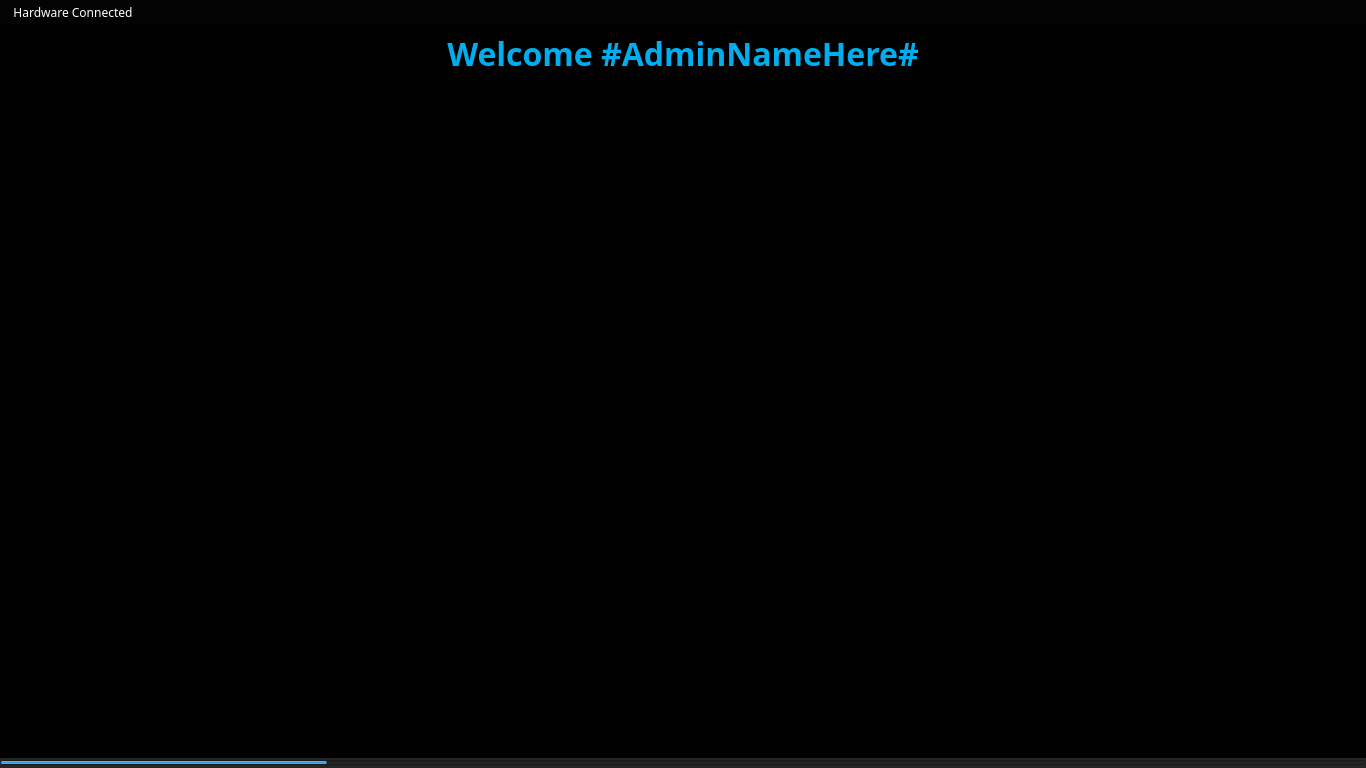
<?xml version="1.0" encoding="UTF-8"?>
<ui version="4.0">
 <class>adminscreen</class>
 <widget class="QWidget" name="adminscreen">
  <property name="geometry">
   <rect>
    <x>0</x>
    <y>0</y>
    <width>1366</width>
    <height>768</height>
   </rect>
  </property>
  <property name="sizePolicy">
   <sizepolicy hsizetype="Expanding" vsizetype="Expanding">
    <horstretch>0</horstretch>
    <verstretch>0</verstretch>
   </sizepolicy>
  </property>
  <property name="windowTitle">
   <string>Form</string>
  </property>
  <property name="styleSheet">
   <string notr="true">background-color: rgb(0, 0, 0);
</string>
  </property>
  <layout class="QGridLayout" name="gridLayout_3">
   <property name="leftMargin">
    <number>0</number>
   </property>
   <property name="topMargin">
    <number>0</number>
   </property>
   <property name="rightMargin">
    <number>0</number>
   </property>
   <property name="bottomMargin">
    <number>0</number>
   </property>
   <property name="spacing">
    <number>0</number>
   </property>
   <item row="1" column="0">
    <widget class="QFrame" name="frame_3">
     <property name="sizePolicy">
      <sizepolicy hsizetype="Preferred" vsizetype="Fixed">
       <horstretch>0</horstretch>
       <verstretch>0</verstretch>
      </sizepolicy>
     </property>
     <property name="frameShape">
      <enum>QFrame::NoFrame</enum>
     </property>
     <property name="frameShadow">
      <enum>QFrame::Plain</enum>
     </property>
     <property name="lineWidth">
      <number>0</number>
     </property>
     <layout class="QGridLayout" name="gridLayout_6">
      <property name="leftMargin">
       <number>0</number>
      </property>
      <property name="topMargin">
       <number>10</number>
      </property>
      <property name="rightMargin">
       <number>0</number>
      </property>
      <property name="bottomMargin">
       <number>10</number>
      </property>
      <property name="spacing">
       <number>0</number>
      </property>
      <item row="0" column="0">
       <widget class="QLabel" name="instructionLabel">
        <property name="sizePolicy">
         <sizepolicy hsizetype="Preferred" vsizetype="Fixed">
          <horstretch>0</horstretch>
          <verstretch>0</verstretch>
         </sizepolicy>
        </property>
        <property name="minimumSize">
         <size>
          <width>0</width>
          <height>38</height>
         </size>
        </property>
        <property name="maximumSize">
         <size>
          <width>16777215</width>
          <height>38</height>
         </size>
        </property>
        <property name="font">
         <font>
          <family>Century Gothic</family>
          <pointsize>24</pointsize>
          <weight>75</weight>
          <bold>true</bold>
         </font>
        </property>
        <property name="styleSheet">
         <string notr="true">color: rgb(0, 174, 239);
background-color: rgb(0, 0, 0);</string>
        </property>
        <property name="lineWidth">
         <number>0</number>
        </property>
        <property name="text">
         <string>Welcome #AdminNameHere#</string>
        </property>
        <property name="alignment">
         <set>Qt::AlignCenter</set>
        </property>
       </widget>
      </item>
     </layout>
    </widget>
   </item>
   <item row="2" column="0">
    <widget class="QFrame" name="frame">
     <property name="minimumSize">
      <size>
       <width>0</width>
       <height>200</height>
      </size>
     </property>
     <property name="frameShape">
      <enum>QFrame::NoFrame</enum>
     </property>
     <property name="frameShadow">
      <enum>QFrame::Plain</enum>
     </property>
     <layout class="QGridLayout" name="gridLayout_4">
      <property name="spacing">
       <number>0</number>
      </property>
      <item row="1" column="0">
       <spacer name="verticalSpacer">
        <property name="orientation">
         <enum>Qt::Vertical</enum>
        </property>
        <property name="sizeType">
         <enum>QSizePolicy::Fixed</enum>
        </property>
        <property name="sizeHint" stdset="0">
         <size>
          <width>20</width>
          <height>40</height>
         </size>
        </property>
       </spacer>
      </item>
      <item row="0" column="0">
       <widget class="QFrame" name="AdminMenu">
        <property name="sizePolicy">
         <sizepolicy hsizetype="Fixed" vsizetype="Fixed">
          <horstretch>0</horstretch>
          <verstretch>0</verstretch>
         </sizepolicy>
        </property>
        <property name="font">
         <font>
          <family>Century Gothic</family>
         </font>
        </property>
        <property name="styleSheet">
         <string notr="true">background: rgba(255, 255, 255, 0);</string>
        </property>
        <layout class="QGridLayout" name="gridLayout_2">
         <item row="1" column="2">
          <widget class="QPushButton" name="customer">
           <property name="sizePolicy">
            <sizepolicy hsizetype="Fixed" vsizetype="Fixed">
             <horstretch>0</horstretch>
             <verstretch>0</verstretch>
            </sizepolicy>
           </property>
           <property name="minimumSize">
            <size>
             <width>154</width>
             <height>154</height>
            </size>
           </property>
           <property name="toolTip">
            <string>&lt;html&gt;&lt;head/&gt;&lt;body&gt;&lt;p&gt;Customer Settings&lt;/p&gt;&lt;/body&gt;&lt;/html&gt;</string>
           </property>
           <property name="styleSheet">
            <string notr="true">background: rgba(255, 255, 255, 0);
background-image: url(:/images/images/customer.svg);</string>
           </property>
           <property name="text">
            <string/>
           </property>
           <property name="flat">
            <bool>true</bool>
           </property>
          </widget>
         </item>
         <item row="2" column="2">
          <widget class="QPushButton" name="cabinet">
           <property name="sizePolicy">
            <sizepolicy hsizetype="Fixed" vsizetype="Fixed">
             <horstretch>0</horstretch>
             <verstretch>0</verstretch>
            </sizepolicy>
           </property>
           <property name="minimumSize">
            <size>
             <width>154</width>
             <height>154</height>
            </size>
           </property>
           <property name="styleSheet">
            <string notr="true">background: rgba(255, 255, 255, 0);
background-image: url(:/images/images/cabinet.svg);</string>
           </property>
           <property name="text">
            <string/>
           </property>
           <property name="flat">
            <bool>true</bool>
           </property>
          </widget>
         </item>
         <item row="1" column="3">
          <widget class="QPushButton" name="employees">
           <property name="sizePolicy">
            <sizepolicy hsizetype="Fixed" vsizetype="Fixed">
             <horstretch>0</horstretch>
             <verstretch>0</verstretch>
            </sizepolicy>
           </property>
           <property name="minimumSize">
            <size>
             <width>154</width>
             <height>154</height>
            </size>
           </property>
           <property name="styleSheet">
            <string notr="true">background: rgba(255, 255, 255, 0);
background-image: url(:/images/images/employees.svg);</string>
           </property>
           <property name="text">
            <string/>
           </property>
           <property name="flat">
            <bool>true</bool>
           </property>
          </widget>
         </item>
         <item row="1" column="5">
          <widget class="QPushButton" name="email">
           <property name="sizePolicy">
            <sizepolicy hsizetype="Fixed" vsizetype="Fixed">
             <horstretch>0</horstretch>
             <verstretch>0</verstretch>
            </sizepolicy>
           </property>
           <property name="minimumSize">
            <size>
             <width>154</width>
             <height>154</height>
            </size>
           </property>
           <property name="styleSheet">
            <string notr="true">background: rgba(255, 255, 255, 0);
background-image: url(:/images/images/email.svg);</string>
           </property>
           <property name="text">
            <string/>
           </property>
           <property name="flat">
            <bool>true</bool>
           </property>
          </widget>
         </item>
         <item row="2" column="4">
          <widget class="QPushButton" name="database">
           <property name="sizePolicy">
            <sizepolicy hsizetype="Fixed" vsizetype="Fixed">
             <horstretch>0</horstretch>
             <verstretch>0</verstretch>
            </sizepolicy>
           </property>
           <property name="minimumSize">
            <size>
             <width>154</width>
             <height>154</height>
            </size>
           </property>
           <property name="styleSheet">
            <string notr="true">background: rgba(255, 255, 255, 0);
background-image: url(:/images/images/database.svg);</string>
           </property>
           <property name="text">
            <string/>
           </property>
           <property name="flat">
            <bool>true</bool>
           </property>
          </widget>
         </item>
         <item row="2" column="3">
          <widget class="QPushButton" name="dashboard">
           <property name="sizePolicy">
            <sizepolicy hsizetype="Fixed" vsizetype="Fixed">
             <horstretch>0</horstretch>
             <verstretch>0</verstretch>
            </sizepolicy>
           </property>
           <property name="minimumSize">
            <size>
             <width>154</width>
             <height>154</height>
            </size>
           </property>
           <property name="styleSheet">
            <string notr="true">background: rgba(255, 255, 255, 0);
background-image: url(:/images/images/dashboard.svg);</string>
           </property>
           <property name="text">
            <string/>
           </property>
           <property name="flat">
            <bool>true</bool>
           </property>
          </widget>
         </item>
         <item row="2" column="5">
          <widget class="QPushButton" name="tail">
           <property name="sizePolicy">
            <sizepolicy hsizetype="Fixed" vsizetype="Fixed">
             <horstretch>0</horstretch>
             <verstretch>0</verstretch>
            </sizepolicy>
           </property>
           <property name="minimumSize">
            <size>
             <width>154</width>
             <height>154</height>
            </size>
           </property>
           <property name="styleSheet">
            <string notr="true">background: rgba(255, 255, 255, 0);
background-image: url(:/images/images/tail.png);



</string>
           </property>
           <property name="text">
            <string/>
           </property>
           <property name="flat">
            <bool>true</bool>
           </property>
          </widget>
         </item>
         <item row="1" column="1">
          <widget class="QPushButton" name="logOut">
           <property name="sizePolicy">
            <sizepolicy hsizetype="Fixed" vsizetype="Fixed">
             <horstretch>154</horstretch>
             <verstretch>154</verstretch>
            </sizepolicy>
           </property>
           <property name="minimumSize">
            <size>
             <width>154</width>
             <height>154</height>
            </size>
           </property>
           <property name="styleSheet">
            <string notr="true">background: rgba(255, 255, 255, 0);
background-image: url(:/images/images/logout.svg);</string>
           </property>
           <property name="text">
            <string/>
           </property>
           <property name="flat">
            <bool>true</bool>
           </property>
          </widget>
         </item>
         <item row="1" column="4">
          <widget class="QPushButton" name="tools">
           <property name="sizePolicy">
            <sizepolicy hsizetype="Fixed" vsizetype="Fixed">
             <horstretch>0</horstretch>
             <verstretch>0</verstretch>
            </sizepolicy>
           </property>
           <property name="minimumSize">
            <size>
             <width>154</width>
             <height>154</height>
            </size>
           </property>
           <property name="styleSheet">
            <string notr="true">background: rgba(255, 255, 255, 0);
background-image: url(:/images/images/tools.svg);</string>
           </property>
           <property name="text">
            <string/>
           </property>
           <property name="flat">
            <bool>true</bool>
           </property>
          </widget>
         </item>
         <item row="2" column="1">
          <widget class="QPushButton" name="system">
           <property name="sizePolicy">
            <sizepolicy hsizetype="Fixed" vsizetype="Fixed">
             <horstretch>0</horstretch>
             <verstretch>0</verstretch>
            </sizepolicy>
           </property>
           <property name="minimumSize">
            <size>
             <width>154</width>
             <height>154</height>
            </size>
           </property>
           <property name="styleSheet">
            <string notr="true">background: rgba(255, 255, 255, 0);
background-image: url(:/images/images/system.svg);</string>
           </property>
           <property name="text">
            <string/>
           </property>
           <property name="flat">
            <bool>true</bool>
           </property>
          </widget>
         </item>
        </layout>
       </widget>
      </item>
      <item row="2" column="0">
       <widget class="QFrame" name="frame_2">
        <property name="sizePolicy">
         <sizepolicy hsizetype="Preferred" vsizetype="Fixed">
          <horstretch>0</horstretch>
          <verstretch>0</verstretch>
         </sizepolicy>
        </property>
        <property name="minimumSize">
         <size>
          <width>0</width>
          <height>100</height>
         </size>
        </property>
        <property name="frameShape">
         <enum>QFrame::NoFrame</enum>
        </property>
        <property name="frameShadow">
         <enum>QFrame::Plain</enum>
        </property>
        <layout class="QGridLayout" name="gridLayout_5">
         <item row="0" column="0">
          <widget class="QFrame" name="SystemToolsMenu">
           <property name="sizePolicy">
            <sizepolicy hsizetype="Fixed" vsizetype="Fixed">
             <horstretch>0</horstretch>
             <verstretch>0</verstretch>
            </sizepolicy>
           </property>
           <property name="styleSheet">
            <string notr="true">background: rgba(255, 255, 255, 0);</string>
           </property>
           <layout class="QGridLayout" name="System">
            <property name="leftMargin">
             <number>0</number>
            </property>
            <property name="topMargin">
             <number>0</number>
            </property>
            <property name="rightMargin">
             <number>0</number>
            </property>
            <property name="bottomMargin">
             <number>0</number>
            </property>
            <property name="spacing">
             <number>10</number>
            </property>
            <item row="0" column="0">
             <widget class="QPushButton" name="btnRemote">
              <property name="sizePolicy">
               <sizepolicy hsizetype="Fixed" vsizetype="Fixed">
                <horstretch>0</horstretch>
                <verstretch>0</verstretch>
               </sizepolicy>
              </property>
              <property name="minimumSize">
               <size>
                <width>80</width>
                <height>80</height>
               </size>
              </property>
              <property name="styleSheet">
               <string notr="true">background: rgba(255, 255, 255, 0);
background-image: url(:/images/images/team.svg);</string>
              </property>
              <property name="text">
               <string/>
              </property>
              <property name="flat">
               <bool>true</bool>
              </property>
             </widget>
            </item>
            <item row="0" column="1">
             <widget class="QPushButton" name="btnPHPMyAdmin">
              <property name="sizePolicy">
               <sizepolicy hsizetype="Fixed" vsizetype="Fixed">
                <horstretch>0</horstretch>
                <verstretch>0</verstretch>
               </sizepolicy>
              </property>
              <property name="minimumSize">
               <size>
                <width>80</width>
                <height>80</height>
               </size>
              </property>
              <property name="styleSheet">
               <string notr="true">background: rgba(255, 255, 255, 0);
background-image: url(:/images/images/mysql.svg);</string>
              </property>
              <property name="text">
               <string/>
              </property>
              <property name="flat">
               <bool>true</bool>
              </property>
             </widget>
            </item>
            <item row="0" column="2">
             <widget class="QPushButton" name="btnTask">
              <property name="sizePolicy">
               <sizepolicy hsizetype="Fixed" vsizetype="Fixed">
                <horstretch>0</horstretch>
                <verstretch>0</verstretch>
               </sizepolicy>
              </property>
              <property name="minimumSize">
               <size>
                <width>80</width>
                <height>80</height>
               </size>
              </property>
              <property name="styleSheet">
               <string notr="true">background: rgba(255, 255, 255, 0);
background-image: url(:/images/images/taskmanager.svg);</string>
              </property>
              <property name="text">
               <string/>
              </property>
              <property name="flat">
               <bool>true</bool>
              </property>
             </widget>
            </item>
            <item row="0" column="3">
             <widget class="QPushButton" name="btnNotepad">
              <property name="sizePolicy">
               <sizepolicy hsizetype="Fixed" vsizetype="Fixed">
                <horstretch>0</horstretch>
                <verstretch>0</verstretch>
               </sizepolicy>
              </property>
              <property name="minimumSize">
               <size>
                <width>80</width>
                <height>80</height>
               </size>
              </property>
              <property name="styleSheet">
               <string notr="true">background: rgba(255, 255, 255, 0);
background-image: url(:/images/images/notepad.svg);</string>
              </property>
              <property name="text">
               <string/>
              </property>
              <property name="flat">
               <bool>true</bool>
              </property>
             </widget>
            </item>
            <item row="0" column="4">
             <widget class="QPushButton" name="btnExplorer">
              <property name="sizePolicy">
               <sizepolicy hsizetype="Fixed" vsizetype="Fixed">
                <horstretch>0</horstretch>
                <verstretch>0</verstretch>
               </sizepolicy>
              </property>
              <property name="minimumSize">
               <size>
                <width>80</width>
                <height>80</height>
               </size>
              </property>
              <property name="styleSheet">
               <string notr="true">background: rgba(255, 255, 255, 0);
background-image: url(:/images/images/explorer.svg);</string>
              </property>
              <property name="text">
               <string/>
              </property>
              <property name="flat">
               <bool>true</bool>
              </property>
             </widget>
            </item>
            <item row="0" column="5">
             <widget class="QPushButton" name="btnCommand">
              <property name="sizePolicy">
               <sizepolicy hsizetype="Fixed" vsizetype="Fixed">
                <horstretch>0</horstretch>
                <verstretch>0</verstretch>
               </sizepolicy>
              </property>
              <property name="minimumSize">
               <size>
                <width>80</width>
                <height>80</height>
               </size>
              </property>
              <property name="styleSheet">
               <string notr="true">background: rgba(255, 255, 255, 0);
background-image: url(:/images/images/command.svg);</string>
              </property>
              <property name="text">
               <string/>
              </property>
              <property name="flat">
               <bool>true</bool>
              </property>
             </widget>
            </item>
            <item row="0" column="6">
             <widget class="QPushButton" name="btnInternet">
              <property name="sizePolicy">
               <sizepolicy hsizetype="Fixed" vsizetype="Fixed">
                <horstretch>0</horstretch>
                <verstretch>0</verstretch>
               </sizepolicy>
              </property>
              <property name="minimumSize">
               <size>
                <width>80</width>
                <height>80</height>
               </size>
              </property>
              <property name="styleSheet">
               <string notr="true">background: rgba(255, 255, 255, 0);
background-image: url(:/images/images/ie.svg);</string>
              </property>
              <property name="text">
               <string/>
              </property>
              <property name="flat">
               <bool>true</bool>
              </property>
             </widget>
            </item>
           </layout>
          </widget>
         </item>
        </layout>
       </widget>
      </item>
     </layout>
    </widget>
   </item>
   <item row="6" column="0">
    <widget class="QFrame" name="bottom">
     <property name="sizePolicy">
      <sizepolicy hsizetype="Preferred" vsizetype="Fixed">
       <horstretch>0</horstretch>
       <verstretch>0</verstretch>
      </sizepolicy>
     </property>
     <property name="minimumSize">
      <size>
       <width>0</width>
       <height>10</height>
      </size>
     </property>
     <property name="maximumSize">
      <size>
       <width>16777215</width>
       <height>10</height>
      </size>
     </property>
     <property name="styleSheet">
      <string notr="true">background-color: rgb(37, 37, 37);</string>
     </property>
     <property name="frameShape">
      <enum>QFrame::NoFrame</enum>
     </property>
     <property name="frameShadow">
      <enum>QFrame::Plain</enum>
     </property>
     <property name="lineWidth">
      <number>0</number>
     </property>
     <layout class="QGridLayout" name="gridLayout">
      <property name="leftMargin">
       <number>0</number>
      </property>
      <property name="topMargin">
       <number>0</number>
      </property>
      <property name="rightMargin">
       <number>0</number>
      </property>
      <property name="bottomMargin">
       <number>0</number>
      </property>
      <property name="spacing">
       <number>0</number>
      </property>
      <item row="0" column="0">
       <layout class="QVBoxLayout" name="verticalLayout_5">
        <property name="spacing">
         <number>0</number>
        </property>
        <item>
         <widget class="QProgressBar" name="progressBar_2">
          <property name="minimumSize">
           <size>
            <width>0</width>
            <height>5</height>
           </size>
          </property>
          <property name="maximumSize">
           <size>
            <width>16777215</width>
            <height>5</height>
           </size>
          </property>
          <property name="value">
           <number>24</number>
          </property>
          <property name="textVisible">
           <bool>false</bool>
          </property>
         </widget>
        </item>
       </layout>
      </item>
     </layout>
    </widget>
   </item>
   <item row="0" column="0">
    <widget class="QFrame" name="topbar">
     <property name="sizePolicy">
      <sizepolicy hsizetype="Expanding" vsizetype="Preferred">
       <horstretch>0</horstretch>
       <verstretch>0</verstretch>
      </sizepolicy>
     </property>
     <property name="minimumSize">
      <size>
       <width>0</width>
       <height>24</height>
      </size>
     </property>
     <property name="maximumSize">
      <size>
       <width>16777215</width>
       <height>24</height>
      </size>
     </property>
     <property name="styleSheet">
      <string notr="true">background-color: rgb(3, 3, 3);</string>
     </property>
     <layout class="QHBoxLayout" name="horizontalLayout">
      <property name="spacing">
       <number>6</number>
      </property>
      <property name="leftMargin">
       <number>0</number>
      </property>
      <property name="topMargin">
       <number>0</number>
      </property>
      <property name="rightMargin">
       <number>6</number>
      </property>
      <property name="bottomMargin">
       <number>0</number>
      </property>
      <item>
       <widget class="QLabel" name="deviceStatusLabel">
        <property name="sizePolicy">
         <sizepolicy hsizetype="Fixed" vsizetype="Preferred">
          <horstretch>0</horstretch>
          <verstretch>0</verstretch>
         </sizepolicy>
        </property>
        <property name="styleSheet">
         <string notr="true">background: rgba(255, 255, 255, 0);</string>
        </property>
        <property name="text">
         <string/>
        </property>
        <property name="pixmap">
         <pixmap resource="resources.qrc">:/svg/resources/led_on.svg</pixmap>
        </property>
        <property name="alignment">
         <set>Qt::AlignCenter</set>
        </property>
       </widget>
      </item>
      <item>
       <widget class="QLabel" name="deviceStatusStrLabel_2">
        <property name="font">
         <font>
          <family>Century Gothic</family>
         </font>
        </property>
        <property name="styleSheet">
         <string notr="true">color: rgb(255, 255, 255);
background: rgba(255, 255, 255, 0);</string>
        </property>
        <property name="text">
         <string>Hardware Connected</string>
        </property>
        <property name="alignment">
         <set>Qt::AlignCenter</set>
        </property>
       </widget>
      </item>
      <item>
       <spacer name="horizontalSpacer_2">
        <property name="orientation">
         <enum>Qt::Horizontal</enum>
        </property>
        <property name="sizeHint" stdset="0">
         <size>
          <width>40</width>
          <height>20</height>
         </size>
        </property>
       </spacer>
      </item>
      <item>
       <widget class="QLabel" name="topLeftLabel_2">
        <property name="styleSheet">
         <string notr="true">background: rgba(255, 255, 255, 0);</string>
        </property>
        <property name="text">
         <string/>
        </property>
        <property name="pixmap">
         <pixmap resource="resources.qrc">:/images/images/logo.png</pixmap>
        </property>
        <property name="alignment">
         <set>Qt::AlignCenter</set>
        </property>
       </widget>
      </item>
      <item>
       <spacer name="horizontalSpacer">
        <property name="orientation">
         <enum>Qt::Horizontal</enum>
        </property>
        <property name="sizeType">
         <enum>QSizePolicy::Expanding</enum>
        </property>
        <property name="sizeHint" stdset="0">
         <size>
          <width>350</width>
          <height>20</height>
         </size>
        </property>
       </spacer>
      </item>
     </layout>
    </widget>
   </item>
  </layout>
 </widget>
 <resources>
  <include location="resources.qrc"/>
 </resources>
 <connections/>
</ui>
